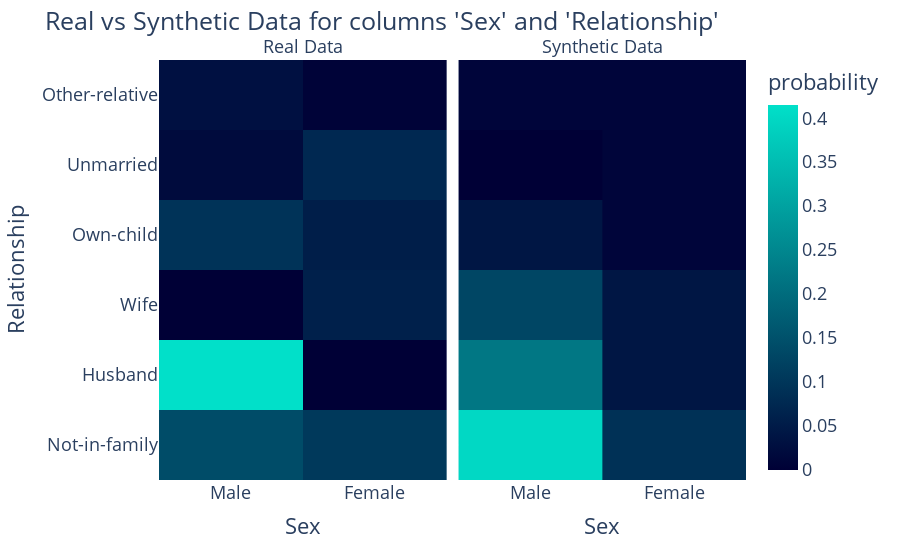
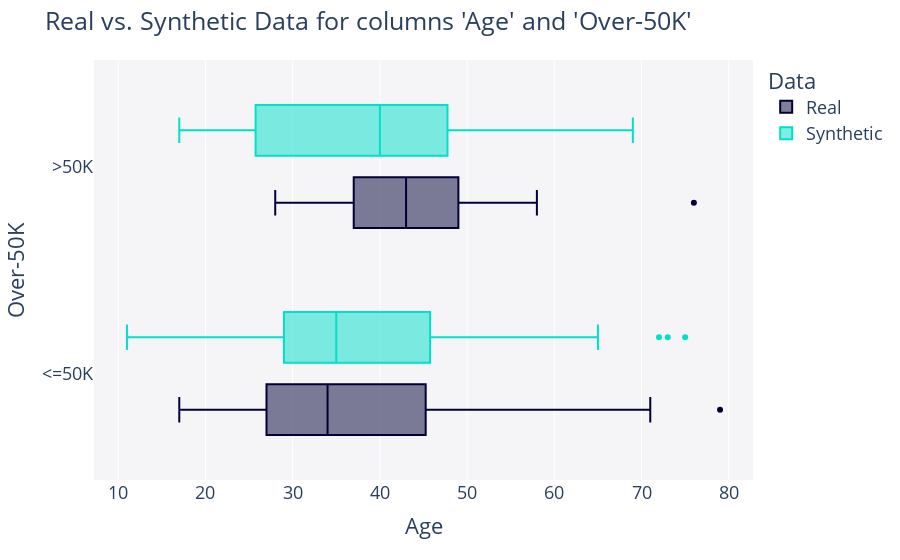
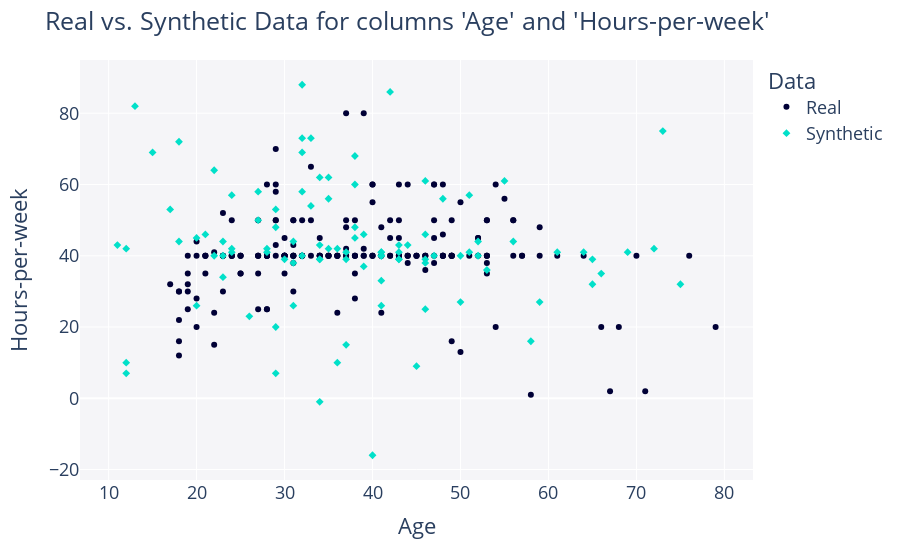

Notebook code for these charts, in order:
### Code cell
pairs = [['Sex', 'Relationship'], ['Age', 'Over-50K'], ['Age', 'Hours-per-week']]

for p in pairs:
    fig = get_column_pair_plot(
        real_data=real_data,
        synthetic_data=synthetic_data,
        column_names=p,
        metadata=metadata
    )

    fig.show()

### Figure 1 — Plotly figure (JSON) as saved in the notebook; plotly's stock layout.template omitted (floating-point values rounded to 4 significant figures; data arrays with more than 128 entries replaced by an {"elided": "..."} marker saying what was removed)
{"data": [{"coloraxis": "coloraxis", "histnorm": "probability", "hovertemplate": "Data=Real<br>Sex=%{x}<br>Relationship=%{y}<br>probability=%{z}<extra></extra>", "name": "", "type": "histogram2d", "x": {"elided": "200 str values"}, "xaxis": "x", "xbingroup": "x", "y": {"elided": "200 str values"}, "yaxis": "y", "ybingroup": "y"}, {"coloraxis": "coloraxis", "histnorm": "probability", "hovertemplate": "Data=Synthetic<br>Sex=%{x}<br>Relationship=%{y}<br>probability=%{z}<extra></extra>", "name": "", "type": "histogram2d", "x": ["Male", "Male", "Male", "Male", "Male", "Male", "Female", "Male", "Male", "Female", "Male", "Male", "Male", "Male", "Male", "Male", "Male", "Male", "Male", "Male", "Male", "Female", "Male", "Male", "Male", "Male", "Female", "Male", "Male", "Male", "Female", "Female", "Male", "Male", "Male", "Male", "Female", "Male", "Male", "Male", "Male", "Male", "Male", "Male", "Male", "Female", "Female", "Male", "Male", "Male", "Male", "Male", "Male", "Male", "Male", "Male", "Male", "Male", "Male", "Male", "Female", "Female", "Female", "Male", "Male", "Male", "Male", "Male", "Male", "Male", "Male", "Female", "Male", "Male", "Female", "Male", "Male", "Female", "Male", "Male", "Male", "Male", "Male", "Female", "Female", "Female", "Male", "Male", "Male", "Male", "Male", "Male", "Male", "Female", "Male", "Male", "Female", "Male", "Male", "Male"], "xaxis": "x2", "xbingroup": "x", "y": ["Husband", "Not-in-family", "Wife", "Not-in-family", "Not-in-family", "Not-in-family", "Not-in-family", "Not-in-family", "Own-child", "Husband", "Husband", "Own-child", "Husband", "Wife", "Not-in-family", "Not-in-family", "Not-in-family", "Wife", "Not-in-family", "Not-in-family", "Own-child", "Wife", "Not-in-family", "Not-in-family", "Husband", "Not-in-family", "Husband", "Not-in-family", "Wife", "Not-in-family", "Own-child", "Other-relative", "Wife", "Husband", "Husband", "Not-in-family", "Not-in-family", "Not-in-family", "Not-in-family", "Wife", "Husband", "Husband", "Not-in-family", "Not-in-family", "Not-in-family", "Wife", "Not-in-family", "Husband", "Husband", "Husband", "Not-in-family", "Wife", "Not-in-family", "Husband", "Husband", "Wife", "Not-in-family", "Wife", "Wife", "Husband", "Not-in-family", "Husband", "Wife", "Not-in-family", "Not-in-family", "Husband", "Not-in-family", "Not-in-family", "Husband", "Wife", "Not-in-family", "Unmarried", "Not-in-family", "Husband", "Wife", "Husband", "Other-relative", "Not-in-family", "Wife", "Husband", "Not-in-family", "Not-in-family", "Own-child", "Not-in-family", "Not-in-family", "Husband", "Not-in-family", "Not-in-family", "Wife", "Husband", "Not-in-family", "Not-in-family", "Husband", "Not-in-family", "Not-in-family", "Not-in-family", "Not-in-family", "Not-in-family", "Not-in-family", "Husband"], "yaxis": "y2", "ybingroup": "y"}], "layout": {"annotations": [{"font": {}, "showarrow": false, "text": "Real Data", "x": 0.245, "xanchor": "center", "xref": "paper", "y": 1, "yanchor": "bottom", "yref": "paper"}, {"font": {}, "showarrow": false, "text": "Synthetic Data", "x": 0.755, "xanchor": "center", "xref": "paper", "y": 1, "yanchor": "bottom", "yref": "paper"}], "coloraxis": {"colorbar": {"title": {"text": "probability"}}, "colorscale": [[0, "#000036"], [1, "#01E0C9"]]}, "font": {"size": 18}, "legend": {"tracegroupgap": 0}, "margin": {"t": 60}, "title": {"text": "Real vs Synthetic Data for columns 'Sex' and 'Relationship'"}, "xaxis": {"anchor": "y", "domain": [0, 0.49], "title": {"text": "Sex"}}, "xaxis2": {"anchor": "y2", "domain": [0.51, 1], "matches": "x", "title": {"text": "Sex"}}, "yaxis": {"anchor": "x", "domain": [0, 1], "title": {"text": "Relationship"}}, "yaxis2": {"anchor": "x2", "domain": [0, 1], "matches": "y", "showticklabels": false}}}

### Figure 2 — Plotly figure (JSON) as saved in the notebook; plotly's stock layout.template omitted (floating-point values rounded to 4 significant figures; data arrays with more than 128 entries replaced by an {"elided": "..."} marker saying what was removed)
{"data": [{"alignmentgroup": "True", "hovertemplate": "Data=Real<br>Age=%{x}<br>Over-50K=%{y}<extra></extra>", "legendgroup": "Real", "marker": {"color": "#000036"}, "name": "Real", "notched": false, "offsetgroup": "Real", "orientation": "h", "showlegend": true, "type": "box", "x": {"elided": "200 int values"}, "x0": " ", "xaxis": "x", "y": {"elided": "200 str values"}, "y0": " ", "yaxis": "y"}, {"alignmentgroup": "True", "hovertemplate": "Data=Synthetic<br>Age=%{x}<br>Over-50K=%{y}<extra></extra>", "legendgroup": "Synthetic", "marker": {"color": "#01E0C9"}, "name": "Synthetic", "notched": false, "offsetgroup": "Synthetic", "orientation": "h", "showlegend": true, "type": "box", "x": [17, 38, 34, 43, 32, 12, 37, 29, 31, 22, 34, 42, 23, 35, 51, 31, 37, 46, 46, 24, 34, 22, 46, 36, 66, 58, 32, 12, 46, 34, 32, 41, 75, 29, 41, 61, 33, 29, 38, 18, 38, 65, 29, 18, 37, 26, 43, 39, 21, 27, 47, 15, 43, 72, 11, 44, 33, 30, 48, 69, 34, 31, 36, 56, 24, 35, 32, 73, 20, 20, 41, 52, 41, 35, 50, 23, 41, 23, 52, 13, 65, 38, 32, 64, 45, 27, 46, 12, 55, 24, 53, 41, 51, 40, 43, 28, 59, 39, 50, 28], "x0": " ", "xaxis": "x", "y": [">50K", "<=50K", "<=50K", "<=50K", "<=50K", "<=50K", ">50K", ">50K", "<=50K", ">50K", "<=50K", "<=50K", "<=50K", "<=50K", "<=50K", "<=50K", "<=50K", "<=50K", ">50K", "<=50K", "<=50K", "<=50K", "<=50K", "<=50K", ">50K", "<=50K", "<=50K", "<=50K", "<=50K", "<=50K", "<=50K", "<=50K", "<=50K", "<=50K", "<=50K", "<=50K", "<=50K", "<=50K", "<=50K", "<=50K", "<=50K", "<=50K", "<=50K", "<=50K", "<=50K", "<=50K", "<=50K", "<=50K", "<=50K", ">50K", "<=50K", "<=50K", ">50K", "<=50K", "<=50K", "<=50K", "<=50K", "<=50K", "<=50K", ">50K", "<=50K", "<=50K", "<=50K", "<=50K", "<=50K", "<=50K", "<=50K", "<=50K", ">50K", ">50K", "<=50K", "<=50K", ">50K", "<=50K", "<=50K", "<=50K", "<=50K", "<=50K", "<=50K", "<=50K", "<=50K", "<=50K", "<=50K", ">50K", "<=50K", "<=50K", ">50K", "<=50K", "<=50K", "<=50K", ">50K", "<=50K", "<=50K", ">50K", "<=50K", "<=50K", "<=50K", ">50K", "<=50K", "<=50K"], "y0": " ", "yaxis": "y"}], "layout": {"boxmode": "group", "font": {"size": 18}, "legend": {"title": {"text": "Data"}, "tracegroupgap": 0}, "margin": {"t": 60}, "plot_bgcolor": "#F5F5F8", "title": {"text": "Real vs. Synthetic Data for columns 'Age' and 'Over-50K'"}, "xaxis": {"anchor": "y", "domain": [0, 1], "title": {"text": "Age"}}, "yaxis": {"anchor": "x", "domain": [0, 1], "title": {"text": "Over-50K"}}}}

### Figure 3 — Plotly figure (JSON) as saved in the notebook; plotly's stock layout.template omitted (floating-point values rounded to 4 significant figures; data arrays with more than 128 entries replaced by an {"elided": "..."} marker saying what was removed)
{"data": [{"hovertemplate": "Data=Real<br>Age=%{x}<br>Hours-per-week=%{y}<extra></extra>", "legendgroup": "Real", "marker": {"color": "#000036", "symbol": "circle"}, "mode": "markers", "name": "Real", "orientation": "v", "showlegend": true, "type": "scatter", "x": {"elided": "200 int values"}, "xaxis": "x", "y": {"elided": "200 int values"}, "yaxis": "y"}, {"hovertemplate": "Data=Synthetic<br>Age=%{x}<br>Hours-per-week=%{y}<extra></extra>", "legendgroup": "Synthetic", "marker": {"color": "#01E0C9", "symbol": "diamond"}, "mode": "markers", "name": "Synthetic", "orientation": "v", "showlegend": true, "type": "scatter", "x": [17, 38, 34, 43, 32, 12, 37, 29, 31, 22, 34, 42, 23, 35, 51, 31, 37, 46, 46, 24, 34, 22, 46, 36, 66, 58, 32, 12, 46, 34, 32, 41, 75, 29, 41, 61, 33, 29, 38, 18, 38, 65, 29, 18, 37, 26, 43, 39, 21, 27, 47, 15, 43, 72, 11, 44, 33, 30, 48, 69, 34, 31, 36, 56, 24, 35, 32, 73, 20, 20, 41, 52, 41, 35, 50, 23, 41, 23, 52, 13, 65, 38, 32, 64, 45, 27, 46, 12, 55, 24, 53, 41, 51, 40, 43, 28, 59, 39, 50, 28], "xaxis": "x", "y": [53, 68, 43, 43, 40, 42, 41, 20, 38, 64, 62, 86, 40, 42, 57, 26, 15, 46, 61, 41, 39, 40, 39, 42, 35, 16, 58, 10, 25, 39, 69, 33, 32, 53, 41, 41, 73, 7, 48, 44, 60, 39, 48, 72, 39, 23, 39, 37, 46, 58, 40, 69, 39, 42, 43, 43, 54, 39, 56, 41, -1, 44, 10, 44, 57, 62, 73, 75, 45, 26, 40, 44, 41, 56, 40, 44, 26, 34, 40, 82, 32, 45, 88, 41, 9, 50, 38, 7, 61, 42, 36, 40, 41, -16, 41, 42, 27, 46, 27, 41], "yaxis": "y"}], "layout": {"font": {"size": 18}, "legend": {"title": {"text": "Data"}, "tracegroupgap": 0}, "margin": {"t": 60}, "plot_bgcolor": "#F5F5F8", "title": {"text": "Real vs. Synthetic Data for columns 'Age' and 'Hours-per-week'"}, "xaxis": {"anchor": "y", "domain": [0, 1], "title": {"text": "Age"}}, "yaxis": {"anchor": "x", "domain": [0, 1], "title": {"text": "Hours-per-week"}}}}
